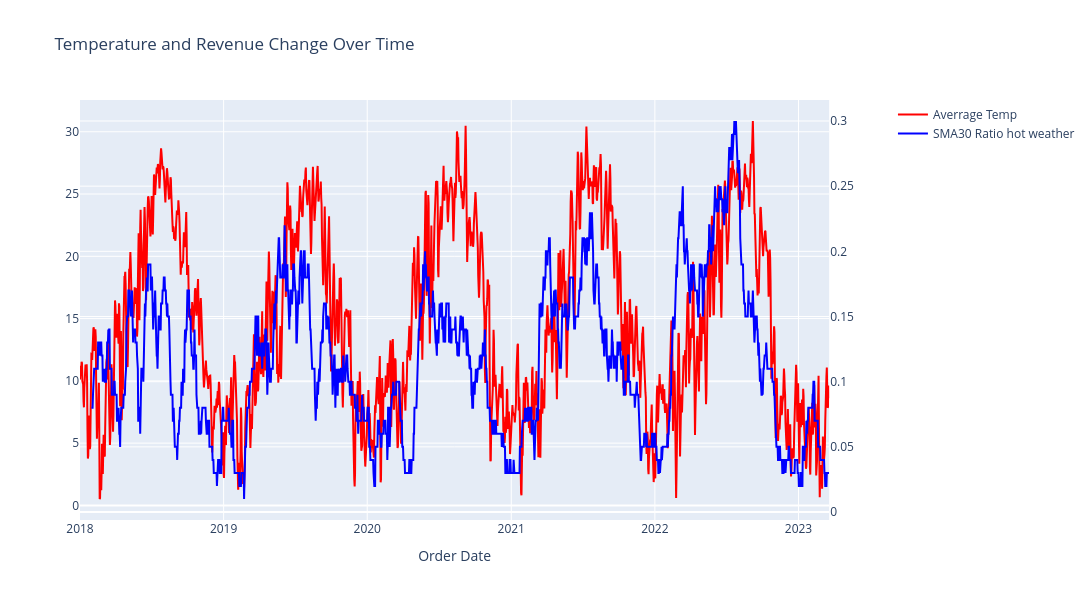

Notebook source saved alongside this figure:
### Code cell
import plotly.graph_objects as go
from plotly.subplots import make_subplots

df_one_state_plot = df_one_state.copy()
df_one_state_plot = df_one_state_plot.reset_index()
#df_one_state_plot["first_order_diff_Revenue"] = df_one_state_plot["first_order_diff_Revenue"].shift(7)


# Create figure with secondary y-axis
fig = make_subplots(specs=[[{"secondary_y": True}]])

# Add temperature line
fig.add_trace(
    go.Scatter(
        x=df_one_state_plot["Order Date"],
        y=df_one_state_plot["tavg"],
        name="Averrage Temp",
        line=dict(color="red")
    ),
    secondary_y=False
)

# Add revenue line
fig.add_trace(
    go.Scatter(
        x=df_one_state_plot["Order Date"],
        y=df_one_state_plot["ratio_hot_weather"].rolling(30).mean().round(2),
        name="SMA30 Ratio hot weather",
        line=dict(color="blue")
    ),
    secondary_y=True
)

# Update layout
fig.update_layout(
    title="Temperature and Revenue Change Over Time",
    xaxis_title="Order Date",
    width=1200,
    height=600
)

# Update y-axes labels
#fig.update_yaxes(title_text="Temperature", secondary_y=False)
#fig.update_yaxes(title_text="Revenue Change", secondary_y=True)

# Show the plot
fig.show()

### Figure 1 — Plotly figure (JSON) as saved in the notebook; plotly's stock layout.template omitted (floating-point values rounded to 4 significant figures; data arrays with more than 128 entries replaced by an {"elided": "..."} marker saying what was removed)
{"data": [{"line": {"color": "red"}, "name": "Averrage Temp", "type": "scatter", "x": {"elided": "1905 str values"}, "xaxis": "x", "y": {"elided": "1905 float values"}, "yaxis": "y"}, {"line": {"color": "blue"}, "name": "SMA30 Ratio hot weather", "type": "scatter", "x": {"elided": "1905 str values"}, "xaxis": "x", "y": {"elided": "1905 float values"}, "yaxis": "y2"}], "layout": {"height": 600, "title": {"text": "Temperature and Revenue Change Over Time"}, "width": 1200, "xaxis": {"anchor": "y", "domain": [0, 0.94], "title": {"text": "Order Date"}}, "yaxis": {"anchor": "x", "domain": [0, 1]}, "yaxis2": {"anchor": "x", "overlaying": "y", "side": "right"}}}
